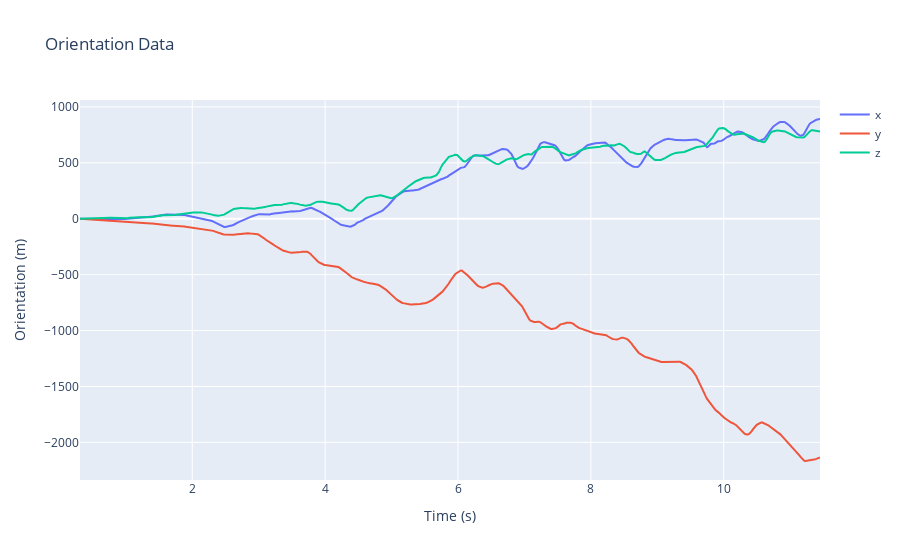

Write notebook code for a chart like this one.
### Markdown cell above
### This let's us see the magnitude, so how much acceleration is applied in general
### There is even more information, that we can extract from the data

### Code cell
# trace the orientation x, y, z as a cumulative sum from the accelerometer data

readings_accelerometer["x_cumsum"] = readings_accelerometer["x"].cumsum()
readings_accelerometer["y_cumsum"] = readings_accelerometer["y"].cumsum()
readings_accelerometer["z_cumsum"] = readings_accelerometer["z"].cumsum()

# plot the orientation data
fig = go.Figure()

fig.add_trace(go.Scatter(x=readings_accelerometer["times"], y=readings_accelerometer["x_cumsum"], name="x"))
fig.add_trace(go.Scatter(x=readings_accelerometer["times"], y=readings_accelerometer["y_cumsum"], name="y"))
fig.add_trace(go.Scatter(x=readings_accelerometer["times"], y=readings_accelerometer["z_cumsum"], name="z"))

fig.update_layout(title="Orientation Data", xaxis_title="Time (s)", yaxis_title="Orientation (m)")

fig.show()

### Figure 1 — Plotly figure (JSON) as saved in the notebook; plotly's stock layout.template omitted (floating-point values rounded to 4 significant figures; data arrays with more than 128 entries replaced by an {"elided": "..."} marker saying what was removed)
{"data": [{"name": "x", "type": "scatter", "x": {"elided": "617 float values"}, "y": {"elided": "617 float values"}}, {"name": "y", "type": "scatter", "x": {"elided": "617 float values"}, "y": {"elided": "617 float values"}}, {"name": "z", "type": "scatter", "x": {"elided": "617 float values"}, "y": {"elided": "617 float values"}}], "layout": {"title": {"text": "Orientation Data"}, "xaxis": {"title": {"text": "Time (s)"}}, "yaxis": {"title": {"text": "Orientation (m)"}}}}
